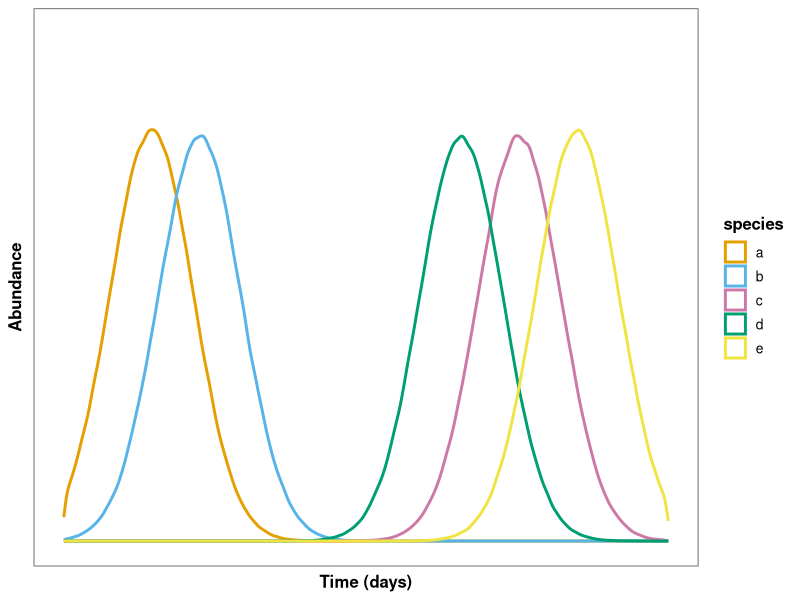
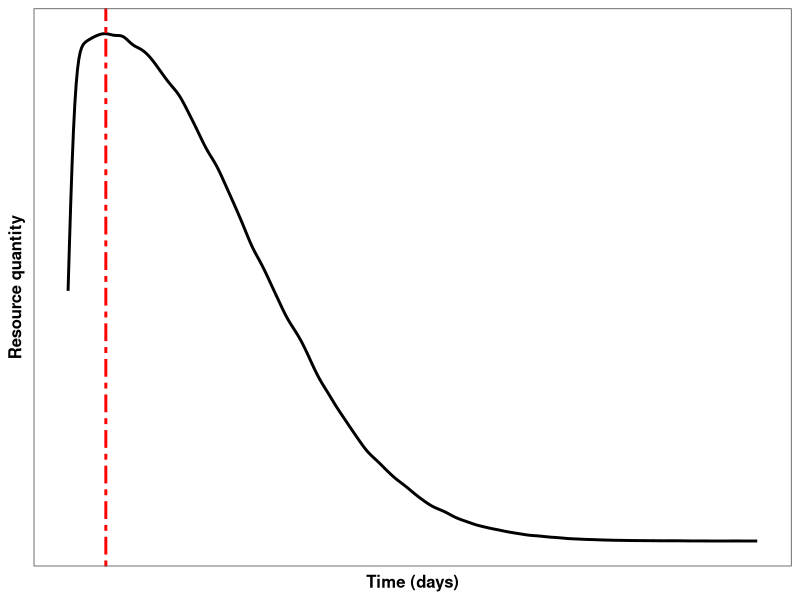
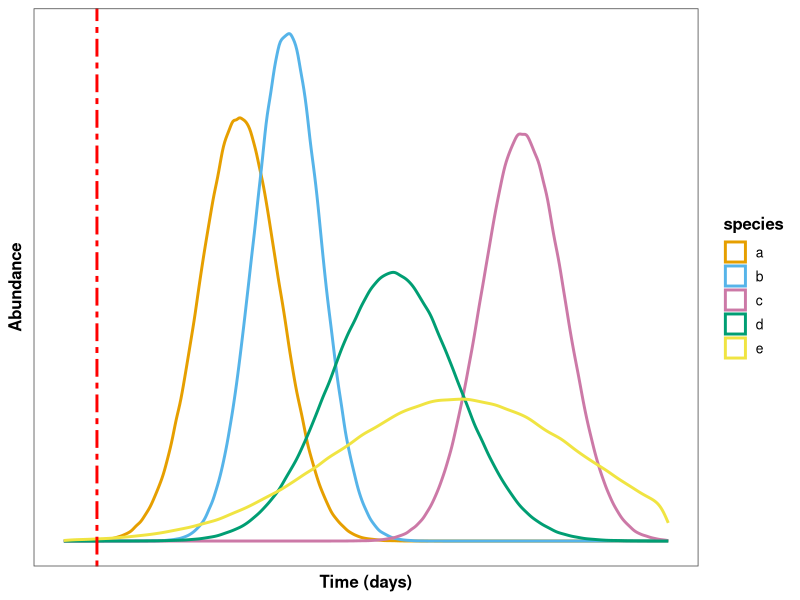
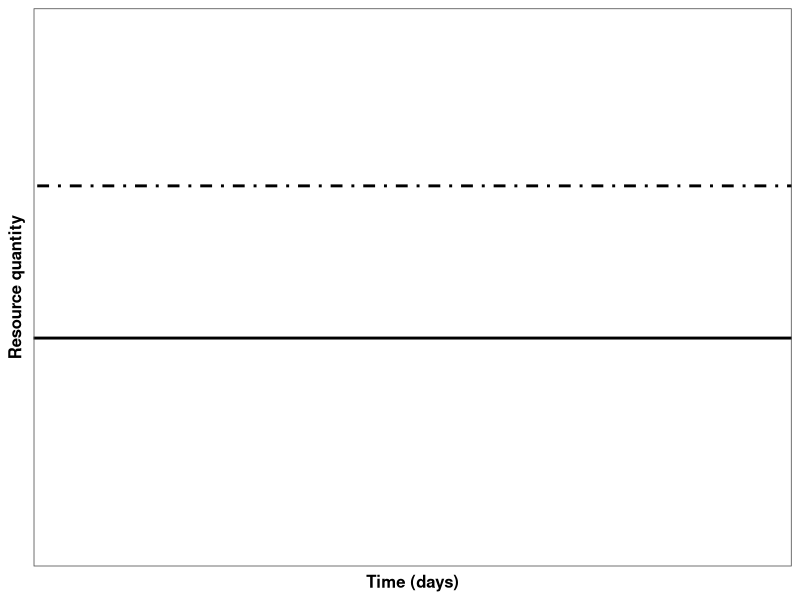
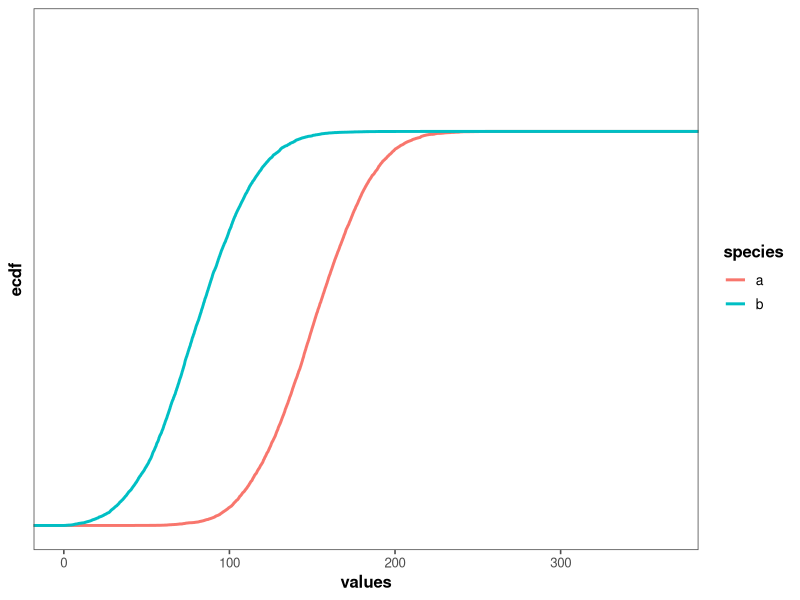
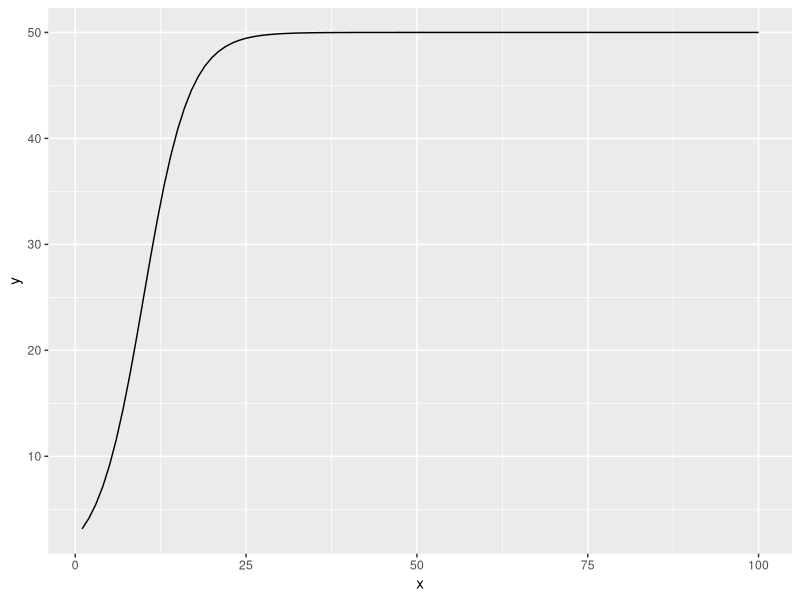
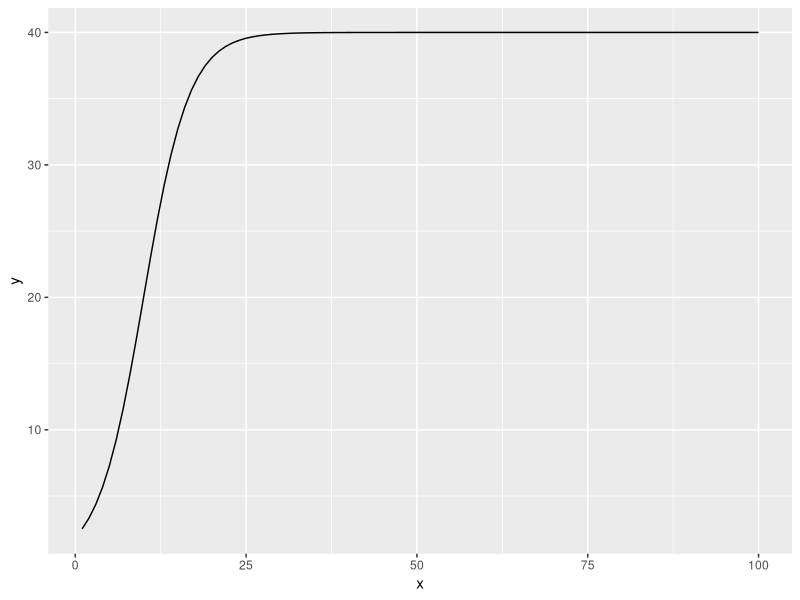
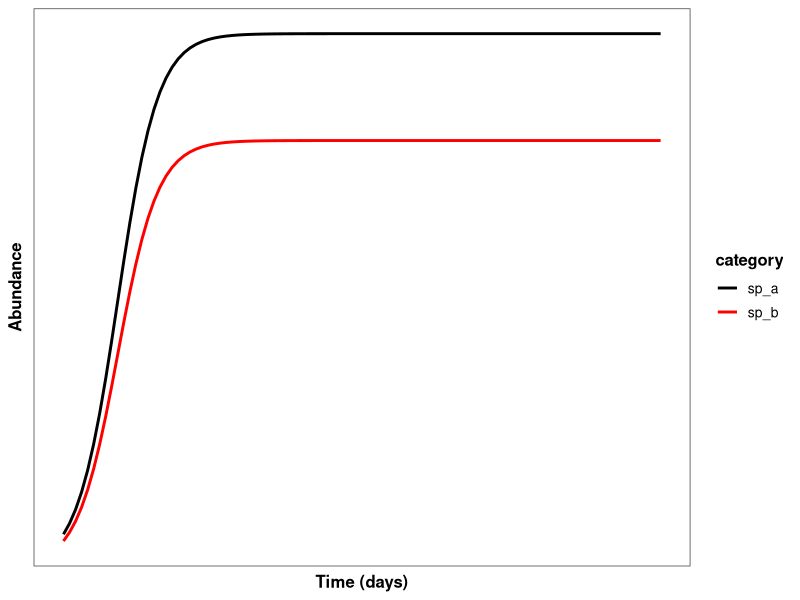

R code for these plots, in order:
library(tidyverse)
library(ggplot2)
library(ggthemes)

# making rnorms into dataframes that can be bound together for ggplot
sp1 <- data.frame(value = rnorm(1000000,mean = 53, sd = 25),
                  species="a")
sp2 <- data.frame(value = rnorm(1000000, mean = 82, sd = 25),
                  species="b")
sp3 <- data.frame(value = rnorm(1000000, mean = 275, sd = 25),
                  species="c")
sp4 <- data.frame(value = rnorm(1000000, mean = 240, sd = 25),
                  species="d")
sp5 <- data.frame(value = rnorm(1000000, mean = 310, sd = 25),
                  species="e")

# making the concept plot with ggplot()
sp_combined <- rbind(sp1,sp2,sp3,sp4,sp5)

jornada_abund_plot <- sp_combined %>%
  ggplot(aes(x=value,colour=species))+
  geom_density(linewidth=1)+
  theme_few()+
  labs(x = "Time (days)",
       y = "Abundance") +
  theme(axis.title = element_text(size = 12,face = "bold",),
        legend.title = element_text(size = 12, face = "bold"),
        legend.text = element_text(size = 10)) +
  xlim(0,365) +
  ylim(0,0.02) +
  scale_colour_manual(values = c("a" = "#E69F00",
                                 "b" = "#56B4E9",
                                 "c" = "#CC79A7",
                                 "d" = "#009E73",
                                 "e" = "#F0E442"),
                      breaks = c("a","b","c","d","e"))+
  theme(axis.text.y = element_blank(),
        axis.ticks.y = element_blank(),
        axis.text.x = element_blank(),
        axis.ticks.x = element_blank(),)
jornada_abund_plot
# ggsave("plots/jornada_concept_abundance.png",plot=jornada_abund_plot,scale=1,dpi=600)

############################################################################################################################
# One pulse plots
# making a big rnorm distribution centered around ~20 with a large sd
pulse_initial <- data.frame(value = rnorm(1000000, mean = 20, sd = 75))

pulse_i_plot <- pulse_initial %>%
  ggplot(aes(x = value)) +
  geom_density(linewidth = 1)+
  theme_few()+
  labs(y = "Resource quantity",
       x = "Time (days)") +
  theme(axis.title = element_text(size = 12,face = "bold",),
        legend.title = element_text(size = 12, face = "bold"),
        legend.text = element_text(size = 10)) +
  geom_vline(xintercept = 20, linewidth = 1,colour = "red", linetype = "twodash")+
  xlim(0,365)+
  theme(axis.text.y = element_blank(),
        axis.ticks.y = element_blank(),
        axis.text.x = element_blank(),
        axis.ticks.x = element_blank())
pulse_i_plot
# ggsave("plots/one_pulse_concept.png",plot=pulse_i_plot,scale=1,dpi=600)

# making the responses per species
pulse_sp1 <- data.frame(value = rnorm(1000000, mean = 106, sd = 24),
                        species = "a")
pulse_sp2 <- data.frame(value = rnorm(1000000, mean = 135, sd = 20),
                        species = "b")
pulse_sp3 <- data.frame(value = rnorm(1000000, mean = 277, sd = 25),
                        species = "c")
pulse_sp4 <- data.frame(value = rnorm(1000000, mean = 199, sd = 38),
                        species = "d")
pulse_sp5 <- data.frame(value = rnorm(1000000, mean = 238, sd = 75),
                        species = "e")

response_combined <- rbind(pulse_sp1,pulse_sp2,pulse_sp3,pulse_sp4,pulse_sp5)

one_pulse_response_plot <- response_combined %>%
  ggplot(aes(x=value,colour=species))+
  geom_density(linewidth=1)+
  theme_few()+
  labs(x = "Time (days)",
       y = "Abundance") +
  theme(axis.title = element_text(size = 12,face = "bold",),
        legend.title = element_text(size = 12, face = "bold"),
        legend.text = element_text(size = 10)) +
  xlim(0,365) +
  scale_colour_manual(values = c("a" = "#E69F00",
                                 "b" = "#56B4E9",
                                 "c" = "#CC79A7",
                                 "d" = "#009E73",
                                 "e" = "#F0E442"),
                      breaks = c("a","b","c","d","e"))+
  geom_vline(xintercept = 20,linewidth = 1,colour = "red", linetype = "twodash")+
  theme(axis.text.y = element_blank(),
        axis.ticks.y = element_blank(),
        axis.text.x = element_blank(),
        axis.ticks.x = element_blank())
one_pulse_response_plot
# ggsave("plots/one_pulse_response_plot.png",plot=one_pulse_response_plot,scale=1,dpi=600)

############################################################################################################################
# Chemostat and no pulse response

chemostat_plot <- ggplot()+
  geom_abline(slope = 0,
              intercept = 20,
              linewidth = 1) +
  geom_abline(slope = 0,
              intercept = 35,
              linewidth = 1,
              linetype = "dotdash") +
  labs(x = "Time (days)",
       y = "Resource quantity") +
  xlim(0,365) +
  ylim(0, 50) +
  theme_few() +
  theme(axis.title = element_text(size = 12,face = "bold",),
        legend.title = element_text(size = 12, face = "bold"),
        legend.text = element_text(size = 10)) +
 theme(axis.text.y = element_blank(),
       axis.ticks.y = element_blank(),
       axis.text.x = element_blank(),
       axis.ticks.x = element_blank())
chemostat_plot
# ggsave("plots/chemostat_plot.png",plot=chemostat_plot,scale=1,dpi=600)

# logistic curve? Will try doing rnorm into cumulative frequency
chemo_sp1 <- data.frame(values = rnorm(10000, mean = 150, sd = 30),
                           species = "a")
chemo_sp2 <- data.frame(values = rnorm(10000, mean = 80, sd = 30),
                           species = "b")

chemostat_combined <- rbind(chemo_sp1,chemo_sp2)

chemostat_response_concept <- chemostat_combined %>%
  ggplot(aes(x = values,
             colour = species)) +
  stat_ecdf(linewidth = 1)+
  xlim(0,365) +
  ylim(0, 1.25) +
  theme_few() +
  theme(axis.title = element_text(size = 12,face = "bold",),
        legend.title = element_text(size = 12, face = "bold"),
        legend.text = element_text(size = 10)) +
  theme(axis.text.y = element_blank(),
        axis.ticks.y = element_blank())
chemostat_response_concept

# This doesn't work because both species terminate at the same end value
# find a new way to make logistic curves

# From https://library.virginia.edu/data/articles/simulating-a-logistic-regression-model ??
# using the logistic formula y = L/(1+e^(-k(x-x0))))

data1 <- data.frame(x = c(1:100)) %>%
  mutate(category = "sp_a")%>%
  mutate(y = 50/(1+exp(-0.3*(x-10))))
data2 <- data.frame(x = c(1:100)) %>%
  mutate(category = "sp_b")%>%
  mutate(y = 40/(1+exp(-0.3*(x-10))))
ggplot(data1,aes(x=x,y=y))+geom_line() #proof of concept
ggplot(data2,aes(x=x,y=y))+geom_line()
datacomb <- rbind(data1,data2)       
logistic_plot <- datacomb %>%
  ggplot(aes(x = x,
             y = y,
             colour = category)) +
  geom_line(linewidth = 1) +
  theme_few() +
  theme(axis.title = element_text(size = 12,face = "bold",),
        legend.title = element_text(size = 12, face = "bold"),
        legend.text = element_text(size = 10)) +
  theme(axis.text.y = element_blank(),
        axis.ticks.y = element_blank(),
        axis.text.x = element_blank(),
        axis.ticks.x = element_blank())+
  labs(x = "Time (days)",
       y = "Abundance") +
  scale_colour_manual(values = c("sp_a" = "black",
                                 "sp_b" = "red"))
logistic_plot
# ggsave("plots/logisticAbundance.png",plot=logistic_plot,scale=1,dpi=600)


#############################################################################
# 4/10/2023 plots 

# Changing the multiple pulse response plot so that all the plants have the same distribution just with different standard deviations? same mean
pulse_new1 <- data.frame(value = rnorm(1000000, mean = 100, sd = 15),
                        species = "a")
pulse_new2 <- data.frame(value = rnorm(1000000, mean = 100, sd = 20),
                        species = "b")
pulse_new3 <- data.frame(value = rnorm(1000000, mean = 100, sd = 30),
                        species = "c")
pulse_new4 <- data.frame(value = rnorm(1000000, mean = 100, sd = 40),
                        species = "d")
pulse_new5 <- data.frame(value = rnorm(1000000, mean = 100, sd = 50),
                        species = "e")

response_new <- rbind(pulse_new1,pulse_new2,pulse_new3,pulse_new4,pulse_new5)

one_pulse_response_new <- response_new %>%
  ggplot(aes(x=value,colour=species))+
  geom_density(linewidth=1)+
  theme_few()+
  labs(x = "Time (days)",
       y = "Abundance") +
  theme(axis.title = element_text(size = 12,face = "bold",),
        legend.title = element_text(size = 12, face = "bold"),
        legend.text = element_text(size = 10)) +
  scale_colour_manual(values = c("a" = "#E69F00",
                                 "b" = "#56B4E9",
                                 "c" = "#CC79A7",
                                 "d" = "#009E73",
                                 "e" = "#F0E442"),
                      breaks = c("a","b","c","d","e"))+
  theme(axis.text.y = element_blank(),
        axis.ticks.y = element_blank(),
        axis.text.x = element_blank(),
        axis.ticks.x = element_blank())
one_pulse_response_new
# ggsave("plots/one_pulse_response_new.png",plot=one_pulse_response_new,scale=1,dpi=600)

# fixing the one pulse concept resource
x <- seq(0, 20, length.out=1000)
resource <- data.frame(x=x, px=dexp(x, rate=0.65))
resource[1,2] <- 0

# Lizzie's example plot
# plot(dat$px ~ x, type="l", ylab="imaginary resource", xlab="time")

onepulse_plot <- resource %>%
  ggplot(aes(x = x,
             y = px)) +
  geom_line(linewidth = 1) +
  theme_few()+
  labs(y = "Resource quantity",
       x = "Time (days)") +
  theme(axis.title = element_text(size = 12,face = "bold",),
        legend.title = element_text(size = 12, face = "bold"),
        legend.text = element_text(size = 10)) +
  theme(axis.text.y = element_blank(),
        axis.ticks.y = element_blank(),
        axis.text.x = element_blank(),
        axis.ticks.x = element_blank())
onepulse_plot
# ggsave("plots/one_pulse_resource.png",plot=onepulse_plot,scale=1,dpi=600)
